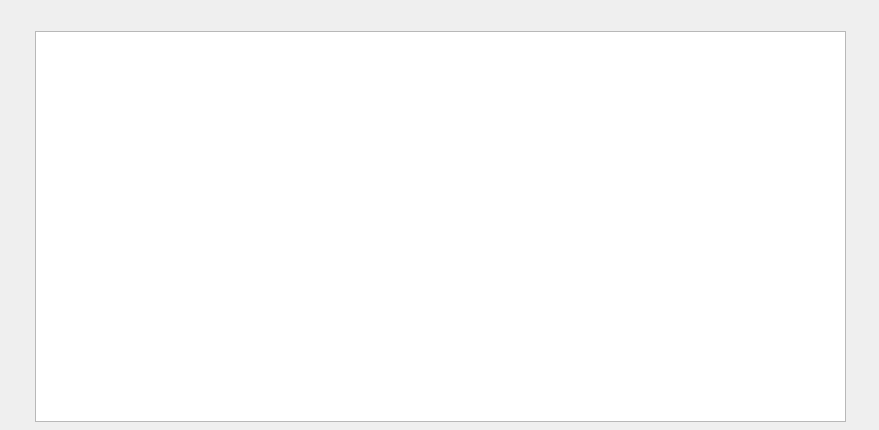
<?xml version="1.0" encoding="UTF-8"?>
<ui version="4.0">
 <class>MyPainter</class>
 <widget class="QDialog" name="MyPainter">
  <property name="geometry">
   <rect>
    <x>0</x>
    <y>0</y>
    <width>879</width>
    <height>430</height>
   </rect>
  </property>
  <property name="windowTitle">
   <string>Dialog</string>
  </property>
  <widget class="QGraphicsView" name="graphicsView">
   <property name="geometry">
    <rect>
     <x>35</x>
     <y>31</y>
     <width>811</width>
     <height>391</height>
    </rect>
   </property>
  </widget>
 </widget>
 <resources/>
 <connections/>
</ui>
